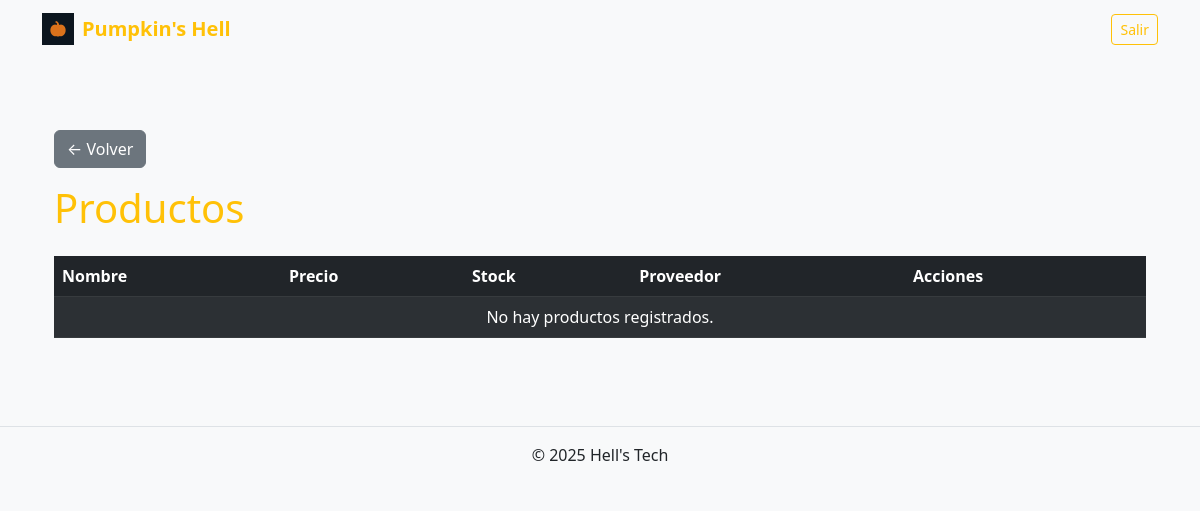
Before: /productos/ (signed in) with the older database file.
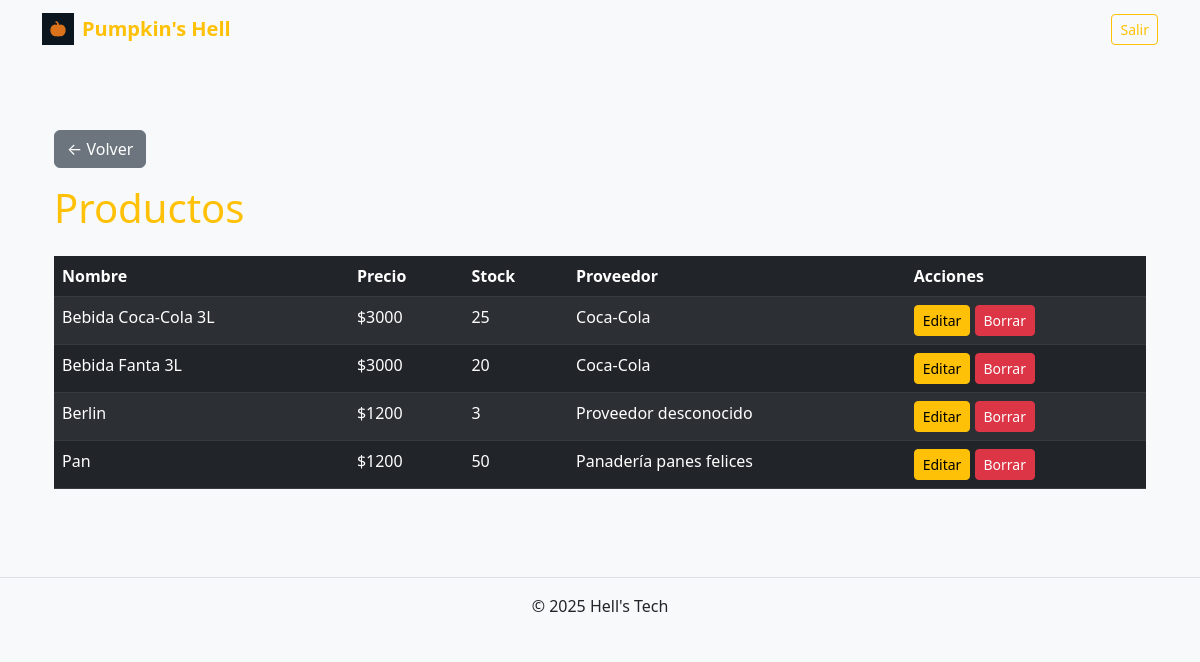
After: the same page with the newer database file.
### ventas/models.py (models this page shows, shortened)
class Producto(models.Model):
    nombre    = models.CharField(max_length=100, unique=True)
    precio    = models.PositiveIntegerField(verbose_name="Precio")
    stock     = models.PositiveIntegerField(default=0)
    proveedor = models.ForeignKey('Proveedor', on_delete=models.PROTECT, related_name='productos')
    activo    = models.BooleanField(default=True)

class Proveedor(models.Model):
    nombre   = models.CharField(max_length=100, unique=True)
    contacto = models.CharField(max_length=100)
    telefono = models.CharField(max_length=20)
    email    = models.EmailField()

### ventas/views.py (the view)
# urls.py: path("productos/",       ProductoList.as_view(),   name="productos_list"),
@method_decorator(never_cache, name='dispatch')
class ProductoList(LoginRequiredMixin, ListView):
    model = Producto
    template_name = 'ventas/producto_list.html'
    context_object_name = 'object_list'
    def get_queryset(self):
        return Producto.objects.filter(activo=True)
    def get_context_data(self, **kwargs):
        context = super().get_context_data(**kwargs)
        context['es_bodeguero'] = self.request.user.groups.filter(name='Bodeguero').exists()
        context['es_jefe'] = self.request.user.groups.filter(name='Jefe').exists()
        if context['es_bodeguero']:
            context['volver_url'] = reverse('dashboard_bodeguero')
        elif context['es_jefe']:
            context['volver_url'] = reverse('dashboard_jefe')
        return context

### ventas/context_processors.py (called while the page is built)
def roles(request):
    ctx = {}
    user = request.user
    if user.is_authenticated:
        grupos = set(user.groups.values_list('name', flat=True))
        ctx['es_jefe']      = 'Jefe'      in grupos
        ctx['es_bodeguero'] = 'Bodeguero' in grupos
        ctx['es_cajero']    = 'Cajero'    in grupos
    return ctx

### ventas/templates/ventas/producto_list.html (shortened to what this page needs)
{% extends "base.html" %}
{% load static %}
{% block content %}
  <div class="container py-4">
  <a href="{{ volver_url }}" class="btn btn-secondary mb-3">← Volver</a>
    <h1 class="mb-4 text-warning">Productos</h1>
    <table class="table table-striped table-dark">
    <thead>
      <tr>
        <th>Nombre</th>
        <th>Precio</th>
        <th>Stock</th>
        <th>Proveedor</th>
        <th>Acciones</th>
      </tr>
    </thead>
    <tbody>
      {% for p in object_list %}
      <tr>
        <td>{{ p.nombre }}</td>
        <td>${{ p.precio }}</td>
        <td>{{ p.stock }}</td>
        <td>{{ p.proveedor.nombre }}</td>
        <td>
          <a href="{% url 'producto_update' p.pk %}" class="btn btn-sm btn-warning">Editar</a>
          {% if not es_bodeguero %}
            <a href="{% url 'producto_delete' p.pk %}" class="btn btn-sm btn-danger">Borrar</a>
          {% endif %}
        </td>
      </tr>
      {% empty %}
      <tr>
        <td colspan="5" class="text-center">No hay productos registrados.</td>
      </tr>
      {% endfor %}
    </tbody>
    </table>
  </div>
{% endblock %}

Changed rows visible on the page:
added Producto: nombre "Bebida Coca-Cola 3L", precio "3000", stock "25", proveedor.nombre "Coca-Cola"
added Producto: nombre "Bebida Fanta 3L", precio "3000", stock "20", proveedor.nombre "Coca-Cola"
added Producto: nombre "Berlin", precio "1200", stock "3", proveedor.nombre "Proveedor desconocido"
added Producto: nombre "Pan", precio "1200", stock "50", proveedor.nombre "Panadería panes felices"
Other visible differences:
text no longer shown: "No hay productos registrados."
